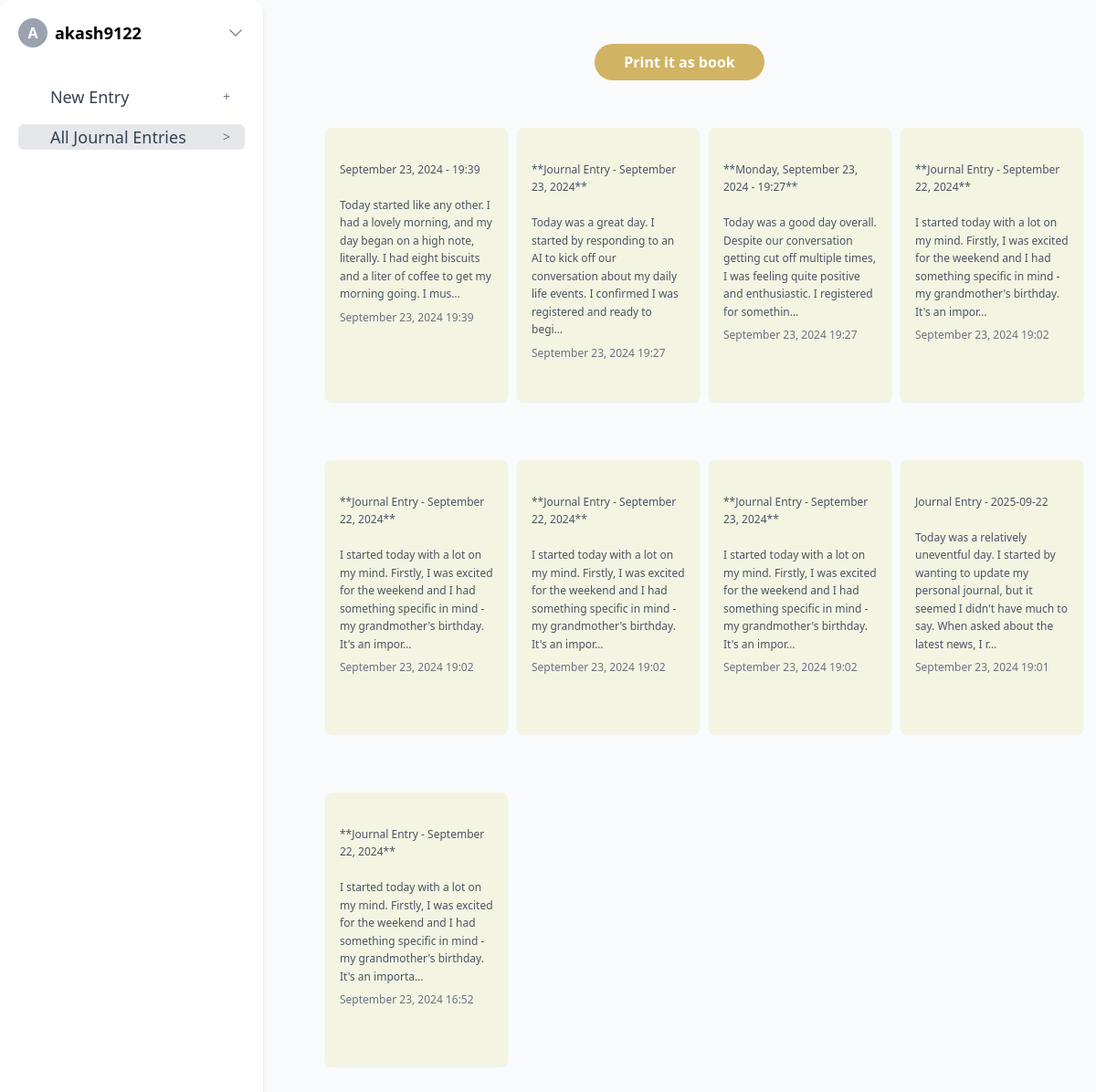
/all_entries (signed in), run on an earlier commit of the app's database.
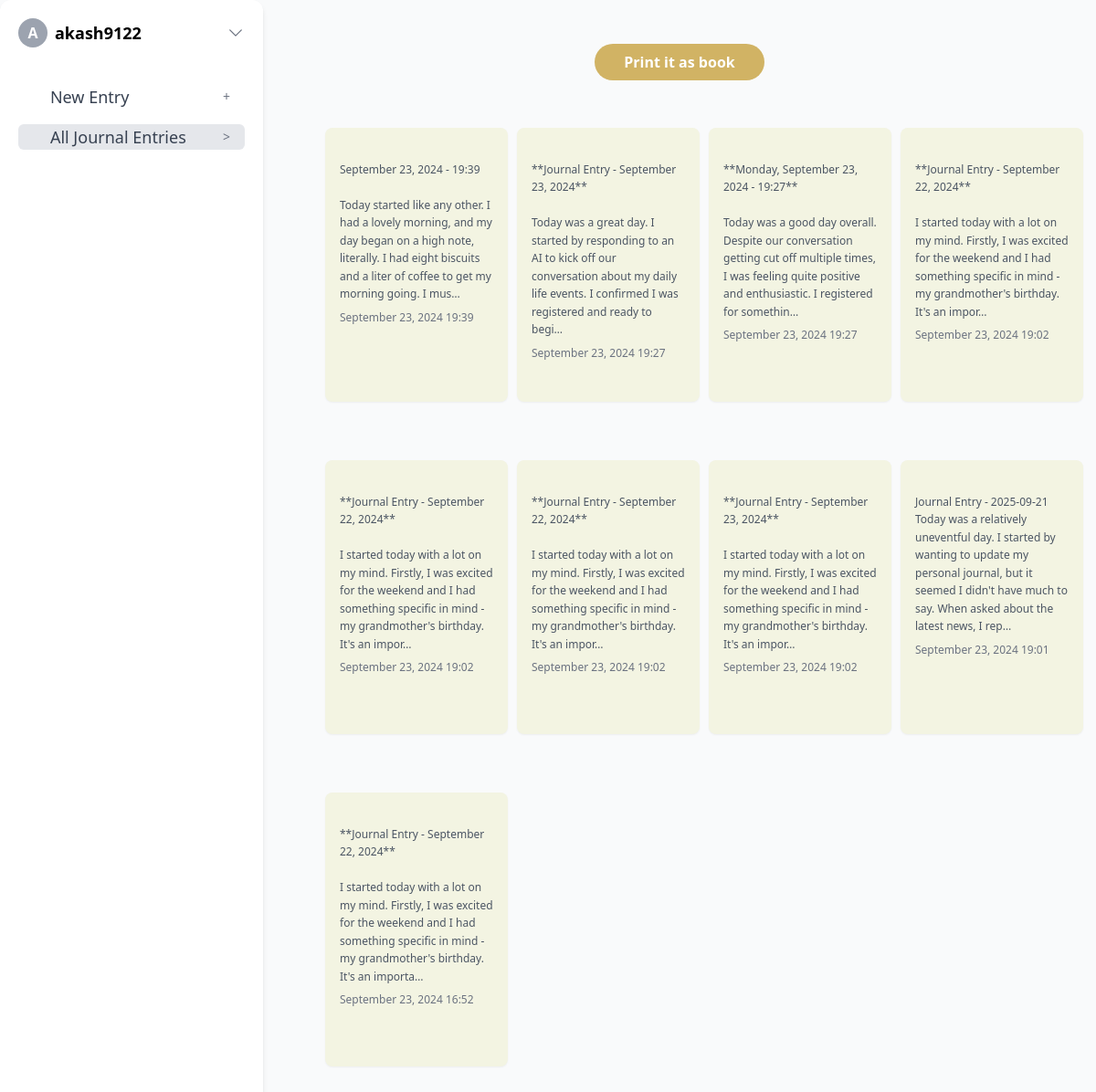
And on a later commit of the database.
### transcriber_webpage/models.py (models this page shows, shortened)
class JournalEntry(models.Model):
    user = models.ForeignKey(User, on_delete=models.CASCADE)
    groq_response = models.TextField()  # Store Groq's response here
    timestamp = models.DateTimeField(auto_now_add=True)  # When the journal entry was created

### transcriber_webpage/views.py (the view)
# urls.py: path('all_entries', views.all_journal_entries, name='all_entries'),
@login_required
def all_journal_entries(request):
    if request.user.is_authenticated:
        username = request.user.username
        email = request.user.email if request.user.email else "No Email"
        journal_entries = JournalEntry.objects.filter(user=request.user).order_by(
            "-timestamp"
        )
    else:
        username = "Guest"
        email = "No Email"
        journal_entries = []  # No entries for guests
    context = {
        "username": username,
        "email": email,
        "journal_entries": journal_entries,  # Add journal entries to context
    }
    return render(request, "transcriber_webpage/all_entries.html", context)

### transcriber_webpage/templates/transcriber_webpage/all_entries.html (shortened to what this page needs)
{% extends "transcriber_webpage/base.html" %}
{% block content %}
<button class="bg-[rgb(209,179,100)] hover:bg-[rgb(189,159,80)] text-white font-bold py-2 px-8 rounded-full mt-8 transition-all duration-300"
    onclick="askpermission()">
    Print it as book
</button>
<div class="grid grid-cols-2 sm:grid-cols-2 md:grid-cols-3 lg:grid-cols-4 xl:grid-cols-5 gap-6 p-4">
    {% for entry in journal_entries %}
    <div class="card p-4 rounded-lg cursor-pointer shadow-sm hover:shadow-md transition-all duration-300"
        onclick="openEntryModal('{{ entry.id }}', '{{ entry.groq_response|escapejs }}')">
        <p class="text-gray-600 text-xs leading-relaxed journal-entry">
            {{ entry.groq_response|truncatechars:200 }}
        </p>
        <p class="text-xs text-gray-500 mt-2">{{ entry.timestamp|date:"F d, Y H:i" }}</p>
    </div>
    {% endfor %}
</div>
{% endblock content %}

What changed in the data, as far as the page shows it:
changed JournalEntry: groq_response "Journal Entry - 2025-09-22 Today was a relatively uneventful day. I started by wanting to update my personal journal, but it seemed I didn't have much to say. When asked about the latest news, I r…" → "Journal Entry - 2025-09-21 Today was a relatively uneventful day. I started by wanting to update my personal journal, but it seemed I didn't have much to say. When asked about the latest news, I rep…"
